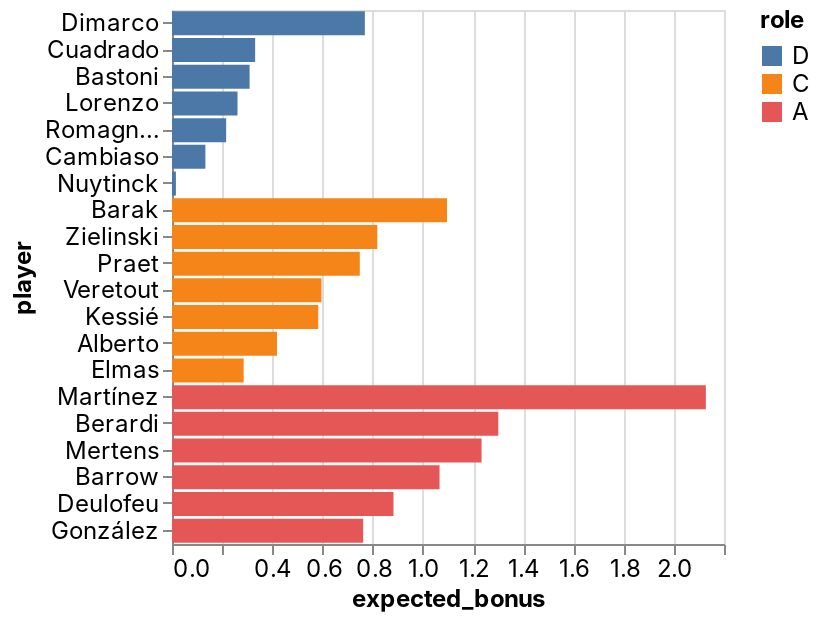

Notebook code cell kept with this figure:
### Code cell
_deepnote_run_altair(team, """{"$schema":"https://vega.github.io/schema/vega-lite/v4.json","mark":{"type":"bar","tooltip":{"content":"data"}},"height":220,"autosize":{"type":"fit"},"data":{"name":"placeholder"},"encoding":{"x":{"field":"expected_bonus","type":"quantitative","sort":null,"scale":{"type":"linear","zero":false}},"y":{"field":"player","type":"nominal","sort":null,"scale":{"type":"linear","zero":true}},"color":{"field":"role","type":"nominal","sort":null,"scale":{"type":"linear","zero":false}}}}""")

### Figure 1 — Vega-Lite specification as saved in the notebook (floating-point values rounded to 4 significant figures)
{"config": {"view": {"continuousWidth": 400, "continuousHeight": 300}, "area": {"fill": "#51C0E9"}, "axis": {"labelFont": "Inter, sans-serif", "labelFontSize": 12, "labelFontWeight": "normal", "labelLimit": 60, "labelOverlap": "greedy", "titleFont": "Inter, sans-serif", "titleFontSize": 12, "titleFontWeight": "bold"}, "background": "#ffffff", "legend": {"labelFont": "Inter, sans-serif", "labelFontSize": 12, "titleFont": "Inter, sans-serif", "titleFontSize": 12, "titleFontWeight": "bold"}, "line": {"stroke": "#51C0E9", "strokeWidth": 2}, "rect": {"fill": "#51C0E9"}, "title": {"anchor": "start", "color": "#000000", "font": "Inter, sans-serif", "fontSize": 22, "fontWeight": "normal"}}, "data": {"name": "data-ac6c49a04b18abd4529daed921485ce4"}, "mark": {"type": "bar", "tooltip": {"content": "data"}}, "autosize": {"type": "fit"}, "encoding": {"color": {"type": "nominal", "field": "role", "scale": {"type": "linear", "zero": false}, "sort": null}, "x": {"type": "quantitative", "field": "expected_bonus", "scale": {"type": "linear", "zero": false}, "sort": null}, "y": {"type": "nominal", "field": "player", "scale": {"type": "linear", "zero": true}, "sort": null}}, "height": 300, "width": "container", "$schema": "https://vega.github.io/schema/vega-lite/v4.json", "datasets": {"data-ac6c49a04b18abd4529daed921485ce4": [{"fanta_team": "Beverly INPS", "role": "D", "player": "Dimarco", "team": "Inter", "opponent": "Genoa", "date": "2022-02-27T00:00:00", "expected_bonus": 0.7686}, {"fanta_team": "Beverly INPS", "role": "D", "player": "Cuadrado", "team": "Juventus", "opponent": "Empoli", "date": "2022-02-27T00:00:00", "expected_bonus": 0.3313}, {"fanta_team": "Beverly INPS", "role": "D", "player": "Bastoni", "team": "Inter", "opponent": "Genoa", "date": "2022-02-27T00:00:00", "expected_bonus": 0.3093}, {"fanta_team": "Beverly INPS", "role": "D", "player": "Lorenzo", "team": "Napoli", "opponent": "Lazio", "date": "2022-02-27T00:00:00", "expected_bonus": 0.2611}, {"fanta_team": "Beverly INPS", "role": "D", "player": "Romagnoli", "team": "AC Milan", "opponent": "Udinese", "date": "2022-02-27T00:00:00", "expected_bonus": 0.2158}, {"fanta_team": "Beverly INPS", "role": "D", "player": "Cambiaso", "team": "Genoa", "opponent": "Inter", "date": "2022-02-27T00:00:00", "expected_bonus": 0.133}, {"fanta_team": "Beverly INPS", "role": "D", "player": "Nuytinck", "team": "Udinese", "opponent": "AC Milan", "date": "2022-02-27T00:00:00", "expected_bonus": 0.01557}, {"fanta_team": "Beverly INPS", "role": "C", "player": "Barak", "team": "Verona", "opponent": "Venezia", "date": "2022-02-27T00:00:00", "expected_bonus": 1.096}, {"fanta_team": "Beverly INPS", "role": "C", "player": "Zielinski", "team": "Napoli", "opponent": "Lazio", "date": "2022-02-27T00:00:00", "expected_bonus": 0.8183}, {"fanta_team": "Beverly INPS", "role": "C", "player": "Praet", "team": "Torino", "opponent": "Cagliari", "date": "2022-02-27T00:00:00", "expected_bonus": 0.7484}, {"fanta_team": "Beverly INPS", "role": "C", "player": "Veretout", "team": "Roma", "opponent": "Spezia", "date": "2022-02-27T00:00:00", "expected_bonus": 0.5958}, {"fanta_team": "Beverly INPS", "role": "C", "player": "Kessié", "team": "AC Milan", "opponent": "Udinese", "date": "2022-02-27T00:00:00", "expected_bonus": 0.5829}, {"fanta_team": "Beverly INPS", "role": "C", "player": "Alberto", "team": "Lazio", "opponent": "Napoli", "date": "2022-02-27T00:00:00", "expected_bonus": 0.4183}, {"fanta_team": "Beverly INPS", "role": "C", "player": "Elmas", "team": "Napoli", "opponent": "Lazio", "date": "2022-02-27T00:00:00", "expected_bonus": 0.2857}, {"fanta_team": "Beverly INPS", "role": "A", "player": "Martínez", "team": "Inter", "opponent": "Genoa", "date": "2022-02-27T00:00:00", "expected_bonus": 2.128}, {"fanta_team": "Beverly INPS", "role": "A", "player": "Berardi", "team": "Sassuolo", "opponent": "Fiorentina", "date": "2022-02-27T00:00:00", "expected_bonus": 1.3}, {"fanta_team": "Beverly INPS", "role": "A", "player": "Mertens", "team": "Napoli", "opponent": "Lazio", "date": "2022-02-27T00:00:00", "expected_bonus": 1.234}, {"fanta_team": "Beverly INPS", "role": "A", "player": "Barrow", "team": "Bologna", "opponent": "Salernitana", "date": "2022-02-27T00:00:00", "expected_bonus": 1.066}, {"fanta_team": "Beverly INPS", "role": "A", "player": "Deulofeu", "team": "Udinese", "opponent": "AC Milan", "date": "2022-02-27T00:00:00", "expected_bonus": 0.8827}, {"fanta_team": "Beverly INPS", "role": "A", "player": "González", "team": "Fiorentina", "opponent": "Sassuolo", "date": "2022-02-27T00:00:00", "expected_bonus": 0.7619}]}}
